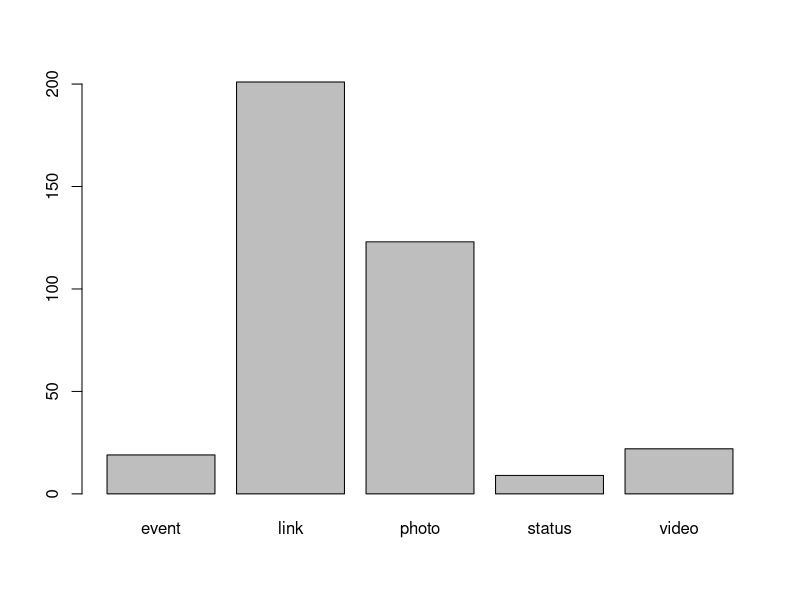
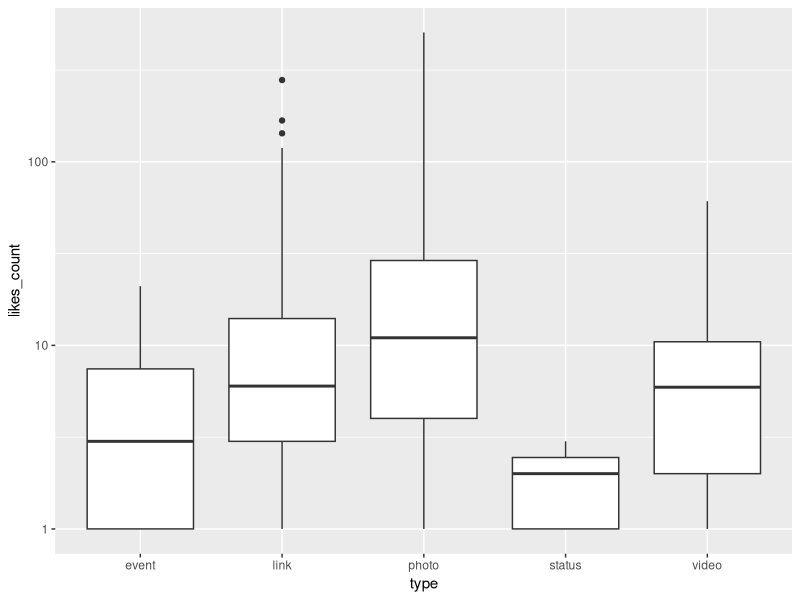
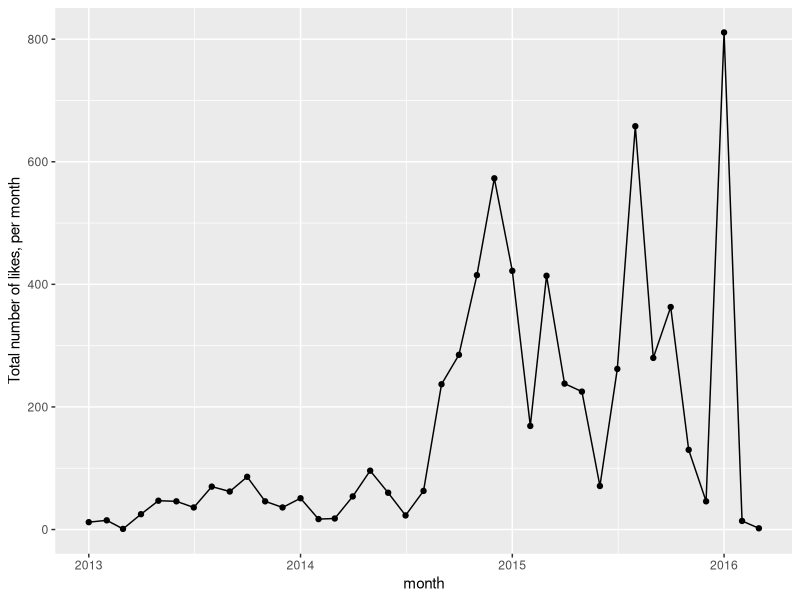

These figures' R source, in order:
## ---- chunk 1
fb <- read.csv("../datasets/univ-cph-facebook.csv", stringsAsFactors=F) # double check working directory
dim(fb) # dimensions of data set
head(fb) # display first 5 rows
## ---- chunk 2
fb$log_likes <- log(fb$likes_count)
## ---- chunk 3
fb$created_time[1]
substr(fb$created_time[1], 1, 4)
fb$year <- substr(fb$created_time, 1, 4)
## ---- chunk 4
table(fb$year) # frequency table
## ---- chunk 5
mean(fb$likes_count)
summary(fb$likes_count)
## ---- chunk 6
sum(fb$likes_count > 25) # posts with 25+ likes
nrow(fb) # number of posts
sum(fb$likes_count > 25) / nrow(fb)
## ---- chunk 7
pictures <- fb[fb$type=="photo",]
nrow(pictures) # how many rows in new data frame
summary(pictures) # summarize all variables in data frame
## ---- chunk 8
# what are the most common types of posts?
barplot(table(fb$type))
# what type of posts generates the most likes?
require(ggplot2)
p <- ggplot(fb, aes(y=likes_count, x=type))
pq <- p + geom_boxplot() + scale_y_log10()
pq
# number of likes per month?
fb$month <- paste0(substr(fb$created_time, 1, 7), '-01')
agg <- aggregate(fb$likes_count, by=list(month=fb$month), FUN=sum)
agg$month <- as.Date(agg$month)
p <- ggplot(agg, aes(y=x, x=month))
pq <- p + geom_point() + geom_line() +
    scale_y_continuous("Total number of likes, per month")
pq

